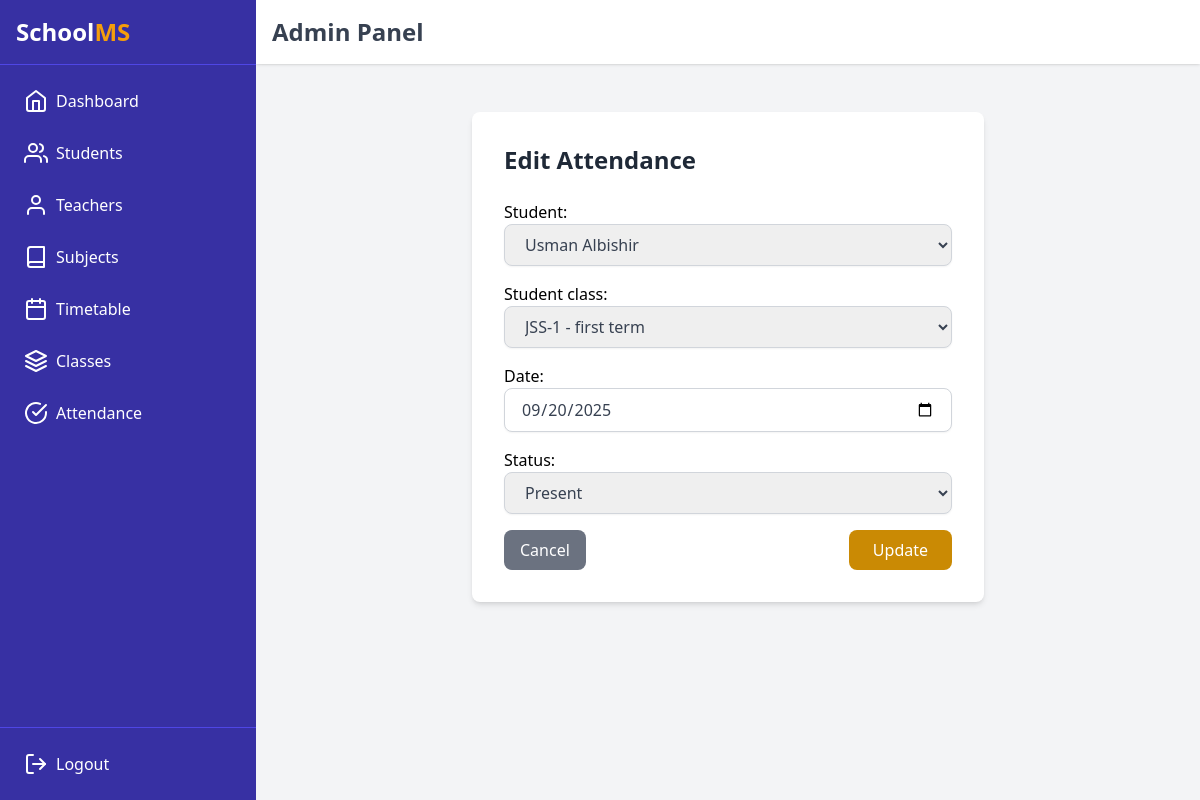
/attendance/edit/2/, run on the app's committed database.
### attendance/models.py (models this page shows, shortened)
class Attendance(models.Model):
    class Meta:
        permissions = [
            ("manage_attendance", "Can manage attendance"),
        ]
    STATUS_CHOICES = (
        ('present', 'Present'),
        ('absent', 'Absent'),
        ('late', 'Late'),
    )
    student = models.ForeignKey('students.Student', on_delete=models.CASCADE, related_name='attendances')
    student_class = models.ForeignKey('academics.StudentClass', on_delete=models.CASCADE)
    date = models.DateField()
    status = models.CharField(max_length=10, choices=STATUS_CHOICES)

### attendance/views.py (the view)
# urls.py: path("edit/<int:attendance_id>/", views.edit_attendance, name="edit_attendance"),
def edit_attendance(request, attendance_id):
    attendance = get_object_or_404(Attendance, id=attendance_id)
    if request.method == "POST":
        form = AttendanceForm(request.POST, instance=attendance)
        if form.is_valid():
            form.save()
            messages.success(request, "Attendance updated successfully.")
            return redirect("manage_attendance")
        else:
            messages.error(request, "Please correct the errors below.")
    else:
        form = AttendanceForm(instance=attendance)
    return render(request, "attendance/edit_attendance.html", {"form": form, "attendance": attendance})

### attendance/forms.py
class AttendanceForm(forms.ModelForm):
    class Meta:
        model = Attendance
        fields = ['student', 'student_class', 'date', 'status']
        widgets = {
            "student": forms.Select(attrs={
                 "class": "w-full px-4 py-2 border border-gray-300 rounded-lg shadow-sm focus:outline-none focus:ring-2 focus:ring-blue-500 focus:border-blue-500 text-gray-700"
            }),
            "student_class": forms.Select(attrs={
                "class": "w-full px-4 py-2 border border-gray-300 rounded-lg shadow-sm focus:outline-none focus:ring-2 focus:ring-blue-500 focus:border-blue-500 text-gray-700"
            }),
            'date': forms.DateInput(attrs={
                "class": "w-full px-4 py-2 border border-gray-300 rounded-lg shadow-sm focus:outline-none focus:ring-2 focus:ring-blue-500 focus:border-blue-500 text-gray-700",
                "type": "date"
            }),
            'status': forms.Select(attrs={
                "class": "w-full px-4 py-2 border border-gray-300 rounded-lg shadow-sm focus:outline-none focus:ring-2 focus:ring-blue-500 focus:border-blue-500 text-gray-700"
            }),
        }

### academics/models.py (called while the page is built)
    def __str__(self):
        return f"{self.class_name} - {self.section}"

### students/models.py (called while the page is built)
    def __str__(self):
        return self.user.get_full_name()

### attendance/templates/attendance/edit_attendance.html (shortened to what this page needs)
{% extends "admin_base.html" %}
{% load static %}
{% block content %}
<div class="max-w-lg mx-auto mt-6 bg-white p-8 rounded-lg shadow-md">
  <h2 class="text-2xl font-bold mb-6 text-gray-800">Edit Attendance</h2>
  <form method="post" class="space-y-4">
    {{ form.as_p }}
    <div class="flex justify-between items-center">
      <a href="{% url 'manage_attendance' %}" class="bg-gray-500 hover:bg-gray-600 text-white px-4 py-2 rounded-lg">Cancel</a>
      <button type="submit" class="bg-yellow-600 hover:bg-yellow-700 text-white px-6 py-2 rounded-lg">Update</button>
    </div>
  </form>
</div>
{% endblock %}

### data on the page
Attendance: student "Usman Albishir", student_class "JSS-1 - first term", date "09/20/2025", status "Present"
